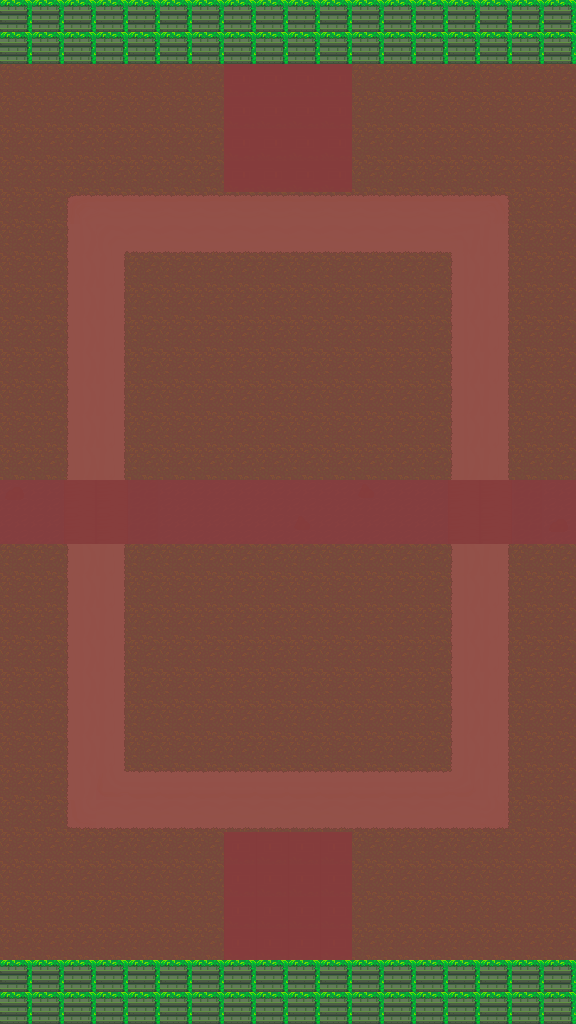

This is a level from a 2D game, rendered from its Tiled map with the project's own tilesets. A one-line summary and the map file follow, with tile-layer data summarised:
An orthogonal 18x32 tile map with 32x32 px tiles, 4 tile layers (mapLayer, decorationLayer, p1DeployableLayer, p2DeployableLayer), 3 tilesets.

<map version="1.10" tiledversion="1.10.2" orientation="orthogonal" renderorder="right-down" width="18" height="32" tilewidth="32" tileheight="32" infinite="0" nextlayerid="6" nextobjectid="1">
 <tileset firstgid="1" source="tileset.tsx" />
 <tileset firstgid="401" source="transparentRedFilter.tsx" />
 <tileset firstgid="402" source="transparentFilter.tsx" />
 <layer id="1" name="mapLayer" width="18" height="32">
  <data>[576 cells, 576 non-empty, 19 distinct tile ids]</data>
 </layer>
 <layer id="2" name="decorationLayer" width="18" height="32">
  <data>[576 cells, 8 non-empty, 3 distinct tile ids]</data>
 </layer>
 <layer id="5" name="p1DeployableLayer" width="18" height="32">
  <data>[576 cells, 576 non-empty, 3 distinct tile ids]</data>
 </layer>
 <layer id="4" name="p2DeployableLayer" width="18" height="32">
  <data>[576 cells, 576 non-empty, 3 distinct tile ids]</data>
 </layer>
</map>
